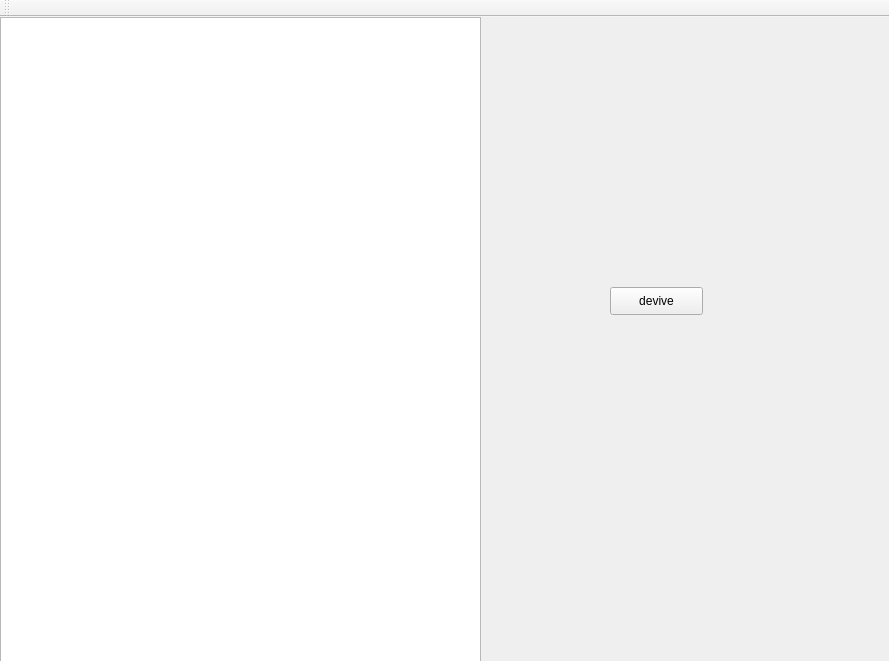
<?xml version="1.0" encoding="UTF-8"?>
<ui version="4.0">
 <class>MainWindow</class>
 <widget class="QMainWindow" name="MainWindow">
  <property name="geometry">
   <rect>
    <x>0</x>
    <y>0</y>
    <width>889</width>
    <height>661</height>
   </rect>
  </property>
  <property name="windowTitle">
   <string>MainWindow</string>
  </property>
  <widget class="QWidget" name="centralWidget">
   <widget class="QPushButton" name="device_online">
    <property name="geometry">
     <rect>
      <x>610</x>
      <y>270</y>
      <width>93</width>
      <height>28</height>
     </rect>
    </property>
    <property name="text">
     <string>devive</string>
    </property>
   </widget>
   <widget class="QListWidget" name="listWidget">
    <property name="geometry">
     <rect>
      <x>0</x>
      <y>0</y>
      <width>481</width>
      <height>651</height>
     </rect>
    </property>
   </widget>
  </widget>
  <widget class="QToolBar" name="mainToolBar">
   <attribute name="toolBarArea">
    <enum>TopToolBarArea</enum>
   </attribute>
   <attribute name="toolBarBreak">
    <bool>false</bool>
   </attribute>
  </widget>
 </widget>
 <layoutdefault spacing="6" margin="11"/>
 <resources/>
 <connections/>
</ui>
